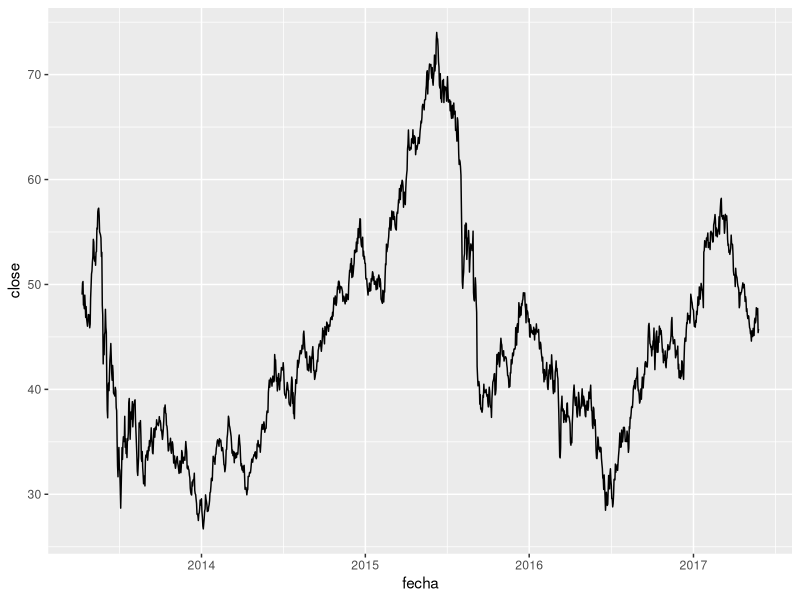
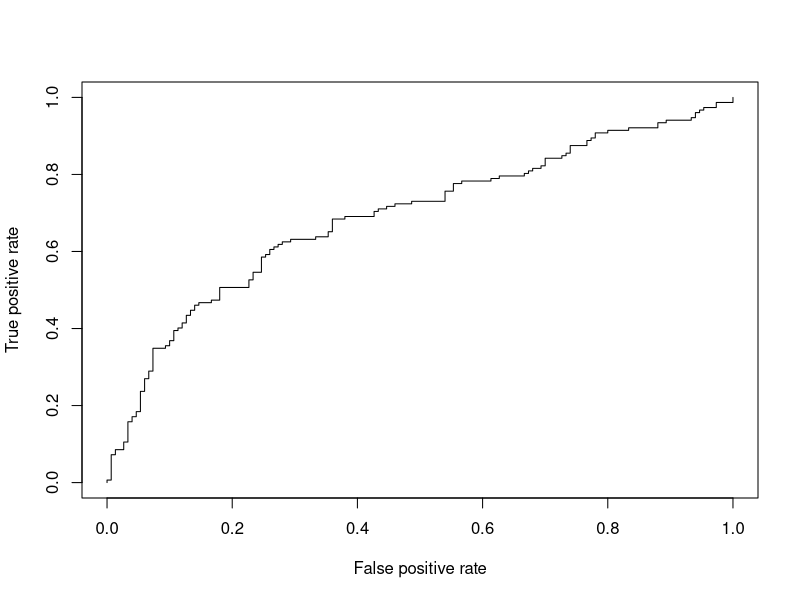
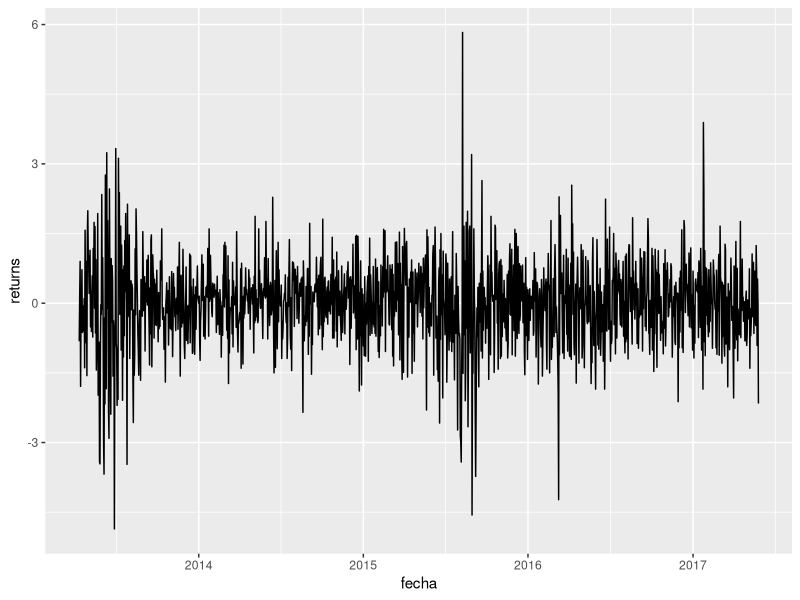

These charts were generated, in order, by the following R code:
## ---- chunk 1
# install.packages(c("caTools", "tseries", "readxl", "data.table", "plotly"))
require(caTools)
require(tseries)
require(readxl)
require(data.table)
require(ggplot2)
require(corrplot)
library(ROCR)

d <- data.table(readxl::read_excel(path = "Datos.xlsx", sheet = 1))

# mostrar las primeras 6 filas de las primeras 7 columnas.
head(d[, .(fecha, open, high, low, close, volume)])
## ---- chunk 2

ggplot(data = d, aes(x = fecha, y = close)) + geom_line()

## ---- chunk 3
train <- d[1:floor(nrow(d)*0.8),]
test <- d[(floor(nrow(d)*0.8)+1):nrow(d)]
## ---- chunk 4
model <- glm(close_trend ~ ., family = binomial(link = 'logit'), data = train[, -1, with = FALSE])
summary(model)
## ---- chunk 5
require(pscl)
pR2(model)["McFadden"]
## ---- chunk 6
fitted.results <- predict(model,newdata=test[, c(-1, -7), with = FALSE],type='response')
fitted.results <- ifelse(fitted.results > 0.5, 1, 0) # Cota de 50%
misClasificError <- mean(fitted.results != test$close_trend)
print(paste0('Precisión: ',round(100*(1-misClasificError), 1), "%"))
## ---- chunk 7
p <- predict(model,newdata=test[, c(-1, -7), with = FALSE],type='response')
pr <- prediction(p, test$close_trend)
prf <- performance(pr, measure = "tpr", x.measure = "fpr")
plot(prf)

auc <- performance(pr, measure = "auc")
auc <- auc@y.values[[1]]
auc
## ---- chunk 8
d$returns <- c(NA, diff(d$open, lag = 1))

print(adf.test(d$close))
# Por resultado del Augmented Dickey-Fuller Test la serie no es estacional. A stationary time series means a time series without trend, one having a constant mean and variance over time, which makes it easy for predicting values.

logical <- !is.na(d$returns)
print(adf.test(d[logical, returns]))
qplot(y = returns, x = fecha, geom = "line", data = d[logical])
# Ya es estacional por el p-valor inferior a cero.
rm(logical)
 
set.seed(101) 
sample = sample.split(d$returns, SplitRatio = .80)
train = subset(d$returns, sample == TRUE)
test  = subset(d$returns, sample == FALSE)
 
